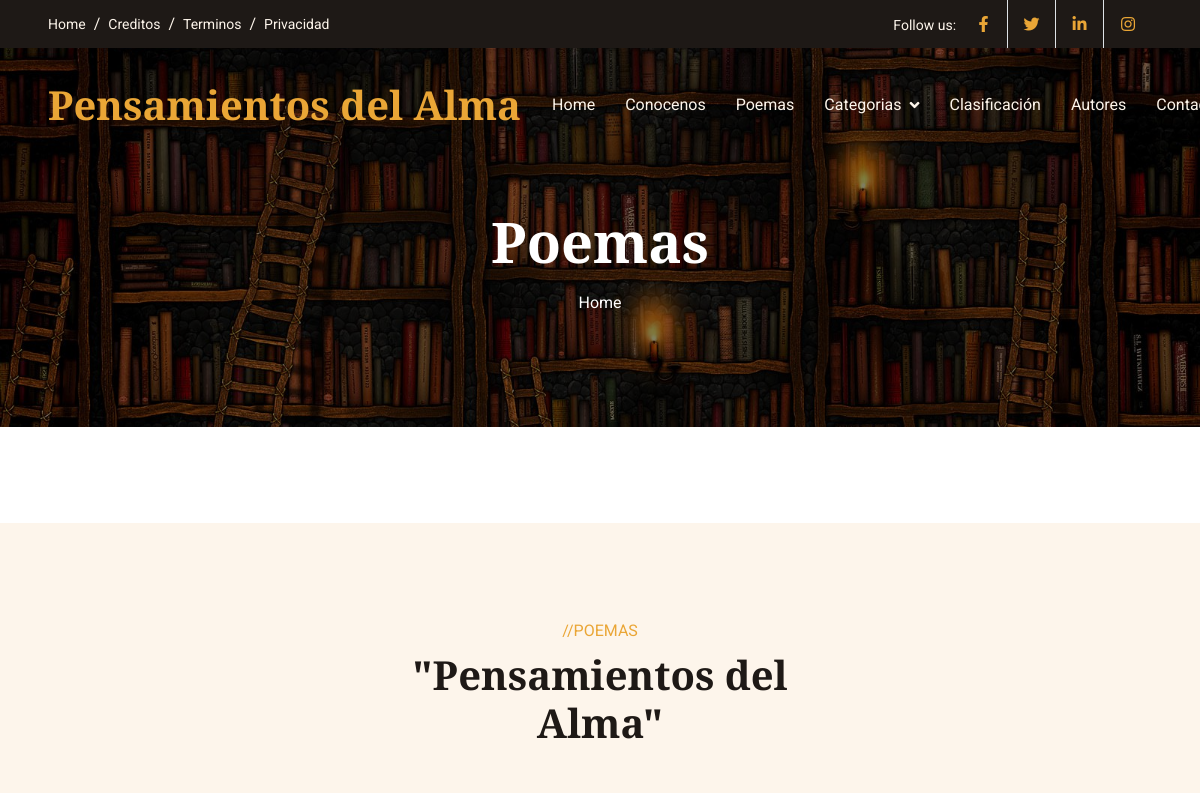
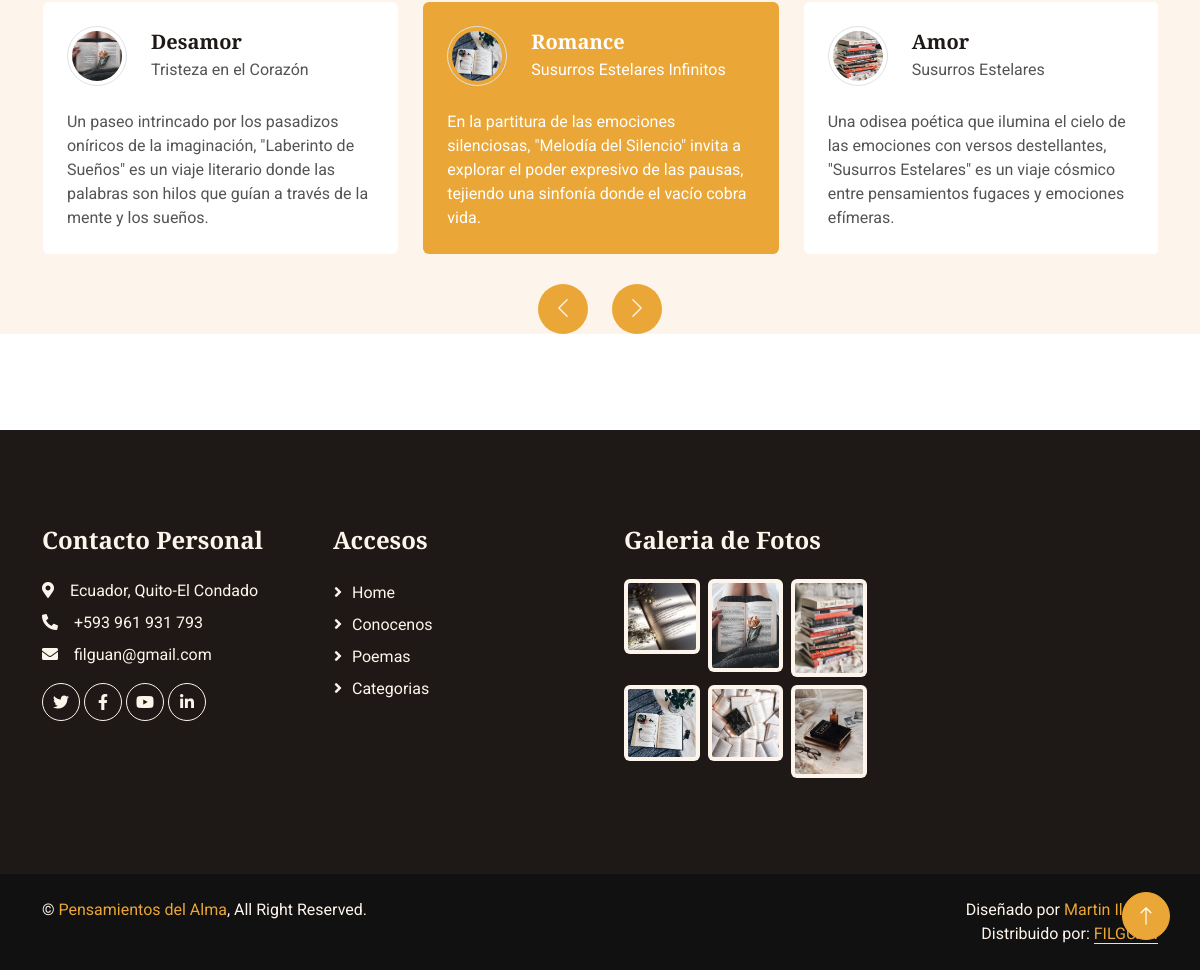
Page /services/ on the committed database (2 pictures, top to bottom).
### services/models.py (models this page shows, shortened)
class Service(models.Model):
    title=models.CharField(max_length=100, verbose_name="Título")
    subtitle=models.CharField(max_length=100, verbose_name="SubTítulo")
    content=models.TextField(verbose_name="Descipción")
    image=models.ImageField(upload_to="services", verbose_name="Imagen")
    created=models.DateTimeField(auto_now_add=True, verbose_name="Fecha de Creación")
    updated=models.DateTimeField(auto_now=True, verbose_name="Fecha de Edición")
    class Meta:
        verbose_name="poema"
        verbose_name_plural="poemas"
        ordering=['-created']

### services/views.py (the view)
# urls.py: path('', views.poemas, name="poemas"),
def poemas(request):
    services = Service.objects.all()
    return render(request,"services/poemas.html", {'services':services})

### services/templates/services/poemas.html (shortened to what this page needs)
{% extends "core/base.html" %}{{services}}
{% load static %}
{% block TitleHeader %}
<h1 class="display-4 text-white animated slideInDown mb-3">Poemas</h1>
{% endblock  %}
{% block content %}
<div class="container-xxl bg-light my-6 py-6 pb-0">
    <div class="container">
        <div class="text-center mx-auto mb-5 wow fadeInUp" data-wow-delay="0.1s" style="max-width: 500px;">
            <p class="text-primary text-uppercase mb-2">//POEMAS</p>
            <h1 class="display-6 mb-4">"Pensamientos del Alma"</h1>
        </div>
        <div class="owl-carousel testimonial-carousel wow fadeInUp" data-wow-delay="0.1s">
            {% for service in services %}
            <div class="testimonial-item bg-white rounded p-4">
                <div class="d-flex align-items-center mb-4">
                    <img class="flex-shrink-0 rounded-circle border p-1" src="{{service.image.url}}" alt="">
                    <div class="ms-4">
                        <h5 class="mb-1">{{service.title}}</h5>
                        <span>{{service.subtitle}}</span>
                    </div>
                </div>
                <p class="mb-0">{{service.content}}</p>
            </div>
            {% endfor %}
        </div>
    </div>
</div>
{% endblock  %}

### core/static/core/css/style.css (style rules this page uses)
:root { --primary: #EAA636; --secondary: #545454; --light: #FDF5EB; --dark: #1E1916; }
h4, h5, h6, .h4, .h5, .h6 { font-weight: 600 !important; }
.py-6 { padding-top: 6rem; padding-bottom: 6rem; }
.my-6 { margin-top: 6rem; margin-bottom: 6rem; }
.testimonial-carousel .owl-item .testimonial-item img { width: 60px; height: 60px; }
.testimonial-carousel .owl-item .testimonial-item, .testimonial-carousel .owl-item .testimonial-item * { transition: .5s; }
.testimonial-carousel .owl-item.center .testimonial-item { background: var(--primary) !important; }
.testimonial-carousel .owl-item.center .testimonial-item * { color: #FFFFFF !important; }

### rows in the picture
Service: image (picture), title "Romance", subtitle "Susurros Estelares Infinitos", content "En la partitura de las emociones silenciosas, \"Melodía del Silencio\" invita a explorar el poder expresivo de las pausas, tejiendo una sinfonía donde el vacío cobra vida."
Service: image (picture), title "Amor", subtitle "Susurros Estelares", content "Una odisea poética que ilumina el cielo de las emociones con versos destellantes, \"Susurros Estelares\" es un viaje cósmico entre pensamientos fugaces y emociones efímeras."
Service: image (picture), title "Desamor", subtitle "Tristeza en el Corazón", content "Un paseo intrincado por los pasadizos oníricos de la imaginación, \"Laberinto de Sueños\" es un viaje literario donde las palabras son hilos que guían a través de la mente y los sueños."
